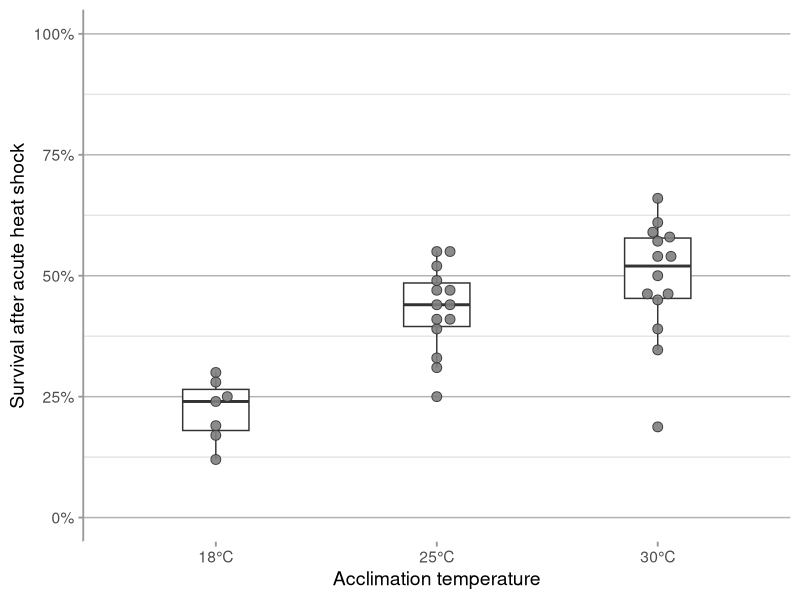
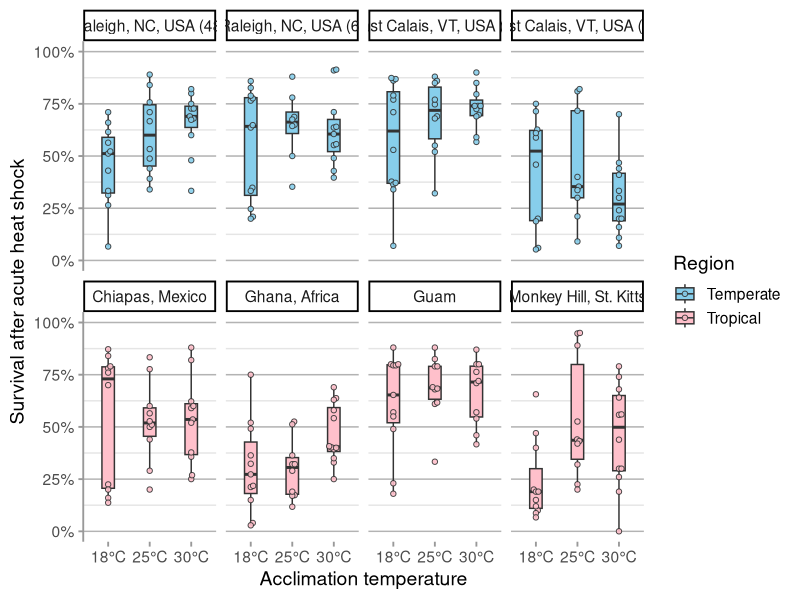
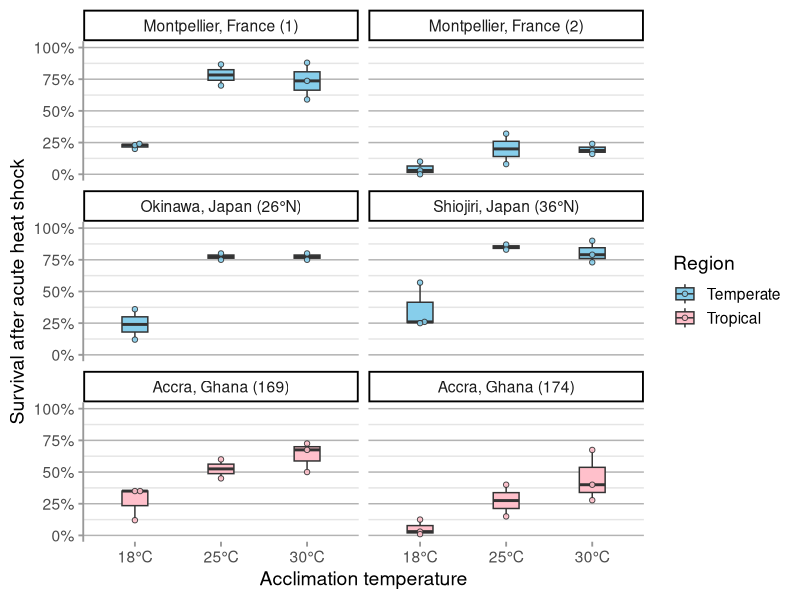
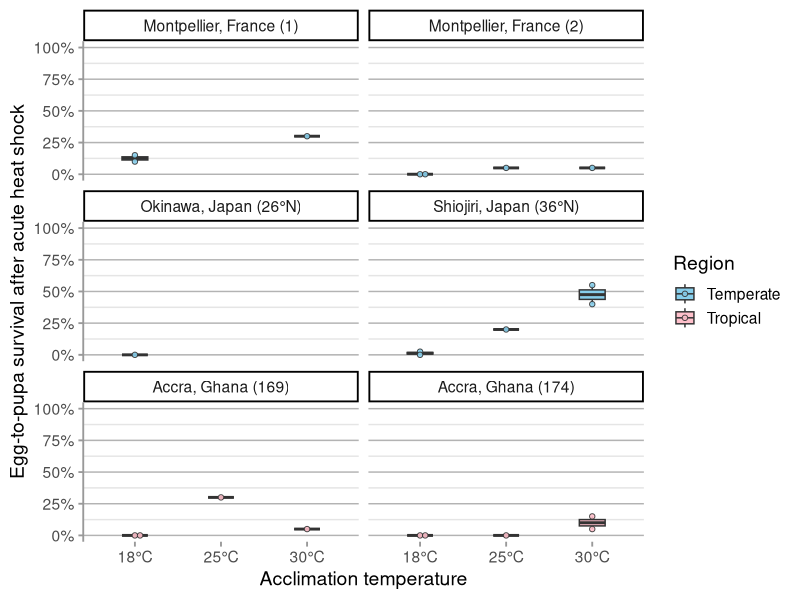
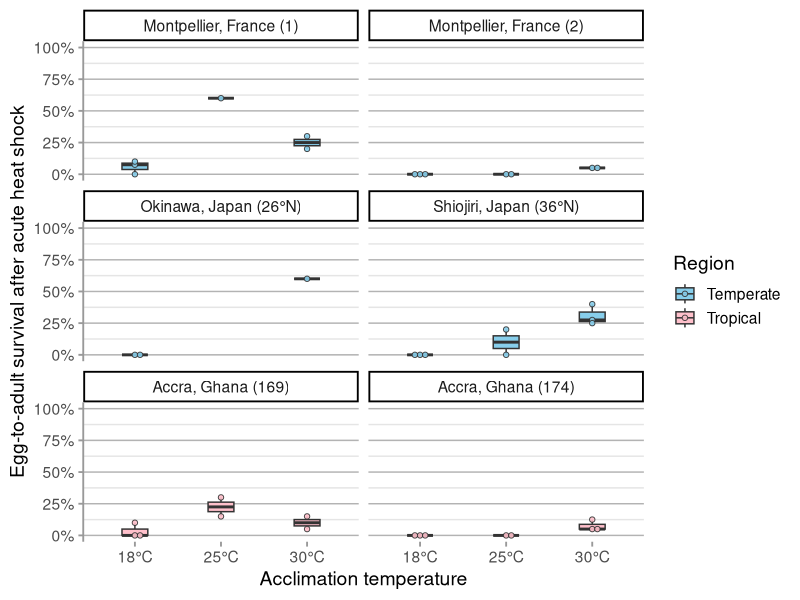
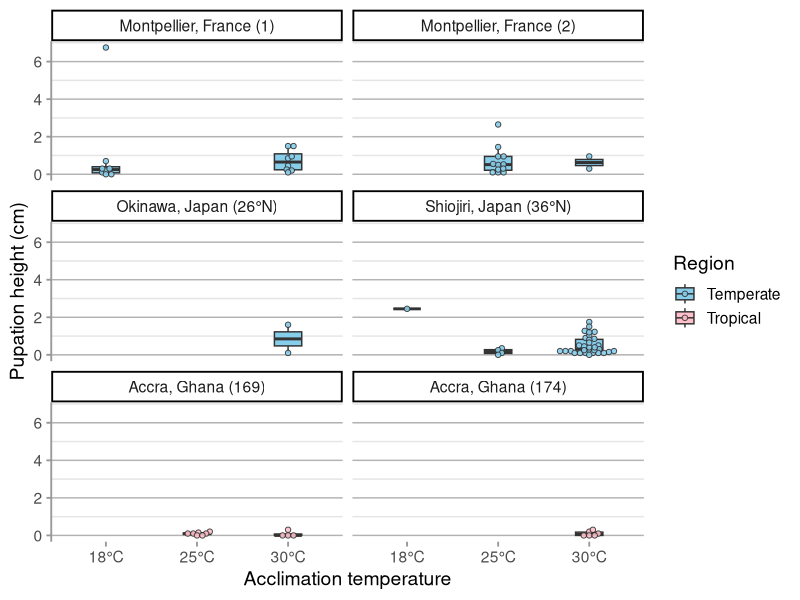
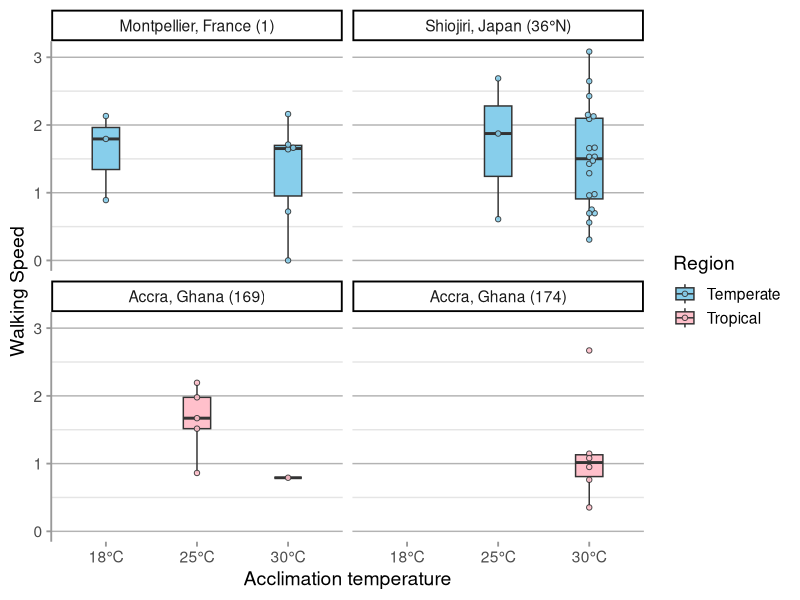
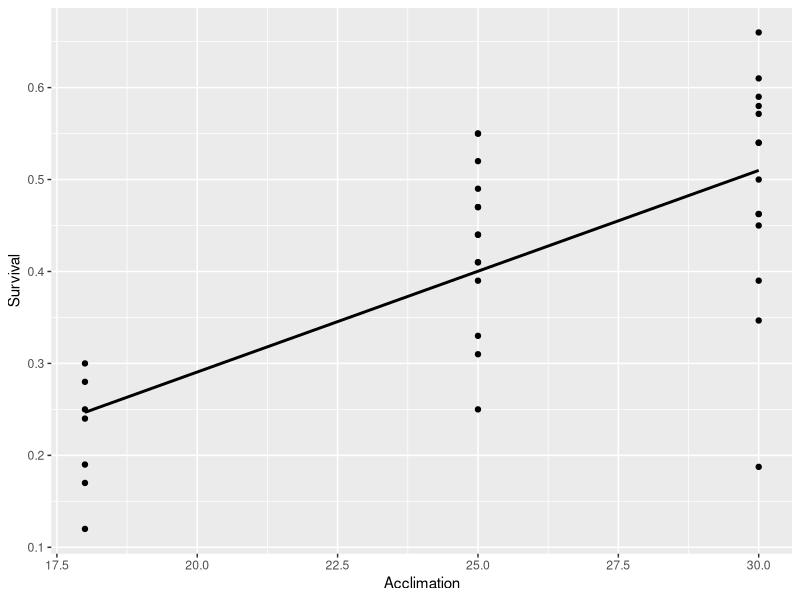

Source code (R) for these figures, in order:
## ---- chunk 1
# don't show echos, warnings, or messages
knitr::opts_chunk$set(echo = FALSE, 
                      warning = FALSE, 
                      message = FALSE,
                      comment = "")

# Load packages
require(tidyverse)
require(kableExtra)

# Load data
dat <- read_csv(here::here("data/raw/embryo_acc_pheno.csv"))
dat_new <- read_csv(here::here("data/raw/acclimation_survival_new_geno_summer_2022.csv"))
dat_ph <- read_csv(here::here("data/raw/acclimation_pupation_new_geno_summer_2022.csv"))
dat_ws <- read_csv(here::here("data/raw/acclimation_walking_speed_new_geno_summer_2022.csv"))
## ---- chunk 2
# Plot Canton S survival data
dat %>%
  filter(Genotype == "CantonS") %>%
  filter(Stage == "Early") %>%
  mutate(Acclimation = paste0(Acclimation, "°C")) %>%
  ggplot(aes(x = Acclimation,
             y = Survival*100)) +
  geom_boxplot(width = 0.3,
              color = "grey20",
              outlier.shape = NA) +
  ggbeeswarm::geom_beeswarm(size = 3,
                            cex = 2,
                            shape = 21,
                            fill = "grey50",
                            color = "grey20",
                            alpha = 0.9) +
  scale_y_continuous(name = "Survival after acute heat shock",
                     limits = c(0, 100),
                     labels = function(x) paste0(x, "%")) + 
  theme_classic(base_size = 14) +
  labs(x = "Acclimation temperature") +
  theme(axis.line.y = element_line(color = "grey60"),
        axis.line.x = element_line(color = "grey100"),
        axis.ticks = element_line(color = "grey60"),
        panel.grid.major.y = element_line(color = "grey70", 
                                          size = 0.5),
        panel.grid.minor.y = element_line(color = "grey90", 
                                          size = 0.5))

# Save two sizes
ggsave(here::here("output/figs/cantonS_survival.tiff"), 
       height = 4, width = 6)
ggsave(here::here("output/figs/cantonS_survival_small.tiff"), 
       height = 3.5, width = 5)
## ---- chunk 3
# Plot data for individual genotypes
dat %>% 
  filter(Genotype != "CantonS") %>%
  mutate(Genotype = factor(Genotype, 
                           levels = c("RFM 48", "RFM 6", 
                                      "VT 8", "VT 10", "Chiapas", 
                                       "Ghana", "Guam", "St. Kitts"))) %>%
  mutate(Genotype = recode(Genotype,
         "RFM 48" = "Raleigh, NC, USA (48)",
         "RFM 6" = "Raleigh, NC, USA (6)",
         "VT 8" = "East Calais, VT, USA (8)",
         "VT 10" = "East Calais, VT, USA (10)",
         "Chiapas" = "Chiapas, Mexico",
         "Ghana" = "Ghana, Africa",
         "St. Kitts" = "Monkey Hill, St. Kitts")) %>%
  filter(Stage == "Early") %>%
  mutate(Acclimation = paste0(Acclimation, "°C")) %>%
  ggplot(aes(x = Acclimation,
             y = Survival*100,
             fill = Region)) +
  geom_boxplot(width = 0.3,
               color = "grey20",
               outlier.shape = NA) +
  ggbeeswarm::geom_beeswarm(size = 1.5,
                            cex = 2,
                            shape = 21,
                            color = "grey20",
                            alpha = 0.9) +
  scale_y_continuous(name = "Survival after acute heat shock",
                     limits = c(0, 100),
                     labels = function(x) paste0(x, "%")) + 
  theme_classic(base_size = 14) +
  scale_fill_manual(values = c("skyblue", "pink")) +
  labs(x = "Acclimation temperature") +
  theme(axis.line.y = element_line(color = "grey60"),
        axis.line.x = element_line(color = "grey100"),
        axis.ticks = element_line(color = "grey60"),
        panel.grid.major.y = element_line(color = "grey70", 
                                          size = 0.5),
        panel.grid.minor.y = element_line(color = "grey90", 
                                          size = 0.5)) +
  facet_wrap(~ Genotype,
             nrow = 2)

# Save figure
ggsave(here::here("output/figs/na_genotypes_survival.tiff"), 
       height = 6, width = 10)
## ---- chunk 4
# # Diurnal variation in all these places
# bio <- read_csv("~/R/projects/ox_stress/exp_design/lockwood_lab_stocks_bioclim.csv")
# bio %>%
#   distinct(Locale, .keep_all = TRUE) %>%
#   select(Locale, bio2) %>%
#   mutate(Mean_Diurnal_Range = bio2/10)

# # Analyze results
# mod <- dat %>%
#   filter(Genotype == "CantonS") %>%
#   filter(Temp == 38.75) %>%
#   glm(Survival ~ Acclimation, 
#       weights = Number_Eggs,
#       family = quasibinomial,
#       data = .) 
# 
# summary(mod)
# broom::tidy(mod)
## ---- chunk 5
# New genotypes ----------------------------------------------------------------
dat_new %>% 
  mutate(Genotype = factor(Genotype,
                           levels = c("FRMO01", "FRMO02", "JPOK",
                                      "JPSC", "GH169", "GH174"))) %>%
  mutate(Genotype = recode(Genotype,
                           "FRMO01" = "Montpellier, France (1)",
                           "FRMO02" = "Montpellier, France (2)",
                           "JPOK" = "Okinawa, Japan (26°N)",
                           "JPSC" = "Shiojiri, Japan (36°N)",
                           "GH169" = "Accra, Ghana (169)",
                           "GH174" = "Accra, Ghana (174)")) %>%
  dplyr::filter(Stage == "Early") %>%
  mutate(Acclimation = paste0(Acclimation, "°C")) %>%
  ggplot(aes(x = Acclimation,
             y = N_Hatched/N_Eggs*100,
             fill = Region)) +
  geom_boxplot(width = 0.3,
               color = "grey20",
               outlier.shape = NA) +
  ggbeeswarm::geom_beeswarm(size = 1.5,
                            cex = 2,
                            shape = 21,
                            color = "grey20",
                            alpha = 0.9) +
  scale_y_continuous(name = "Survival after acute heat shock",
                     limits = c(0, 100),
                     labels = function(x) paste0(x, "%")) + 
  theme_classic(base_size = 14) +
  scale_fill_manual(values = c("skyblue", "pink")) +
  labs(x = "Acclimation temperature") +
  theme(axis.line.y = element_line(color = "grey60"),
        axis.line.x = element_line(color = "grey100"),
        axis.ticks = element_line(color = "grey60"),
        panel.grid.major.y = element_line(color = "grey70", 
                                          size = 0.5),
        panel.grid.minor.y = element_line(color = "grey90", 
                                          size = 0.5)) +
  facet_wrap(~ Genotype, nrow = 3) 

# Save figure
ggsave(here::here("output/figs/new_genotypes_survival.tiff"), 
       height = 6, width = 8)
## ---- chunk 6
# Egg-to-pupa survival
dat_new %>%
  mutate(Genotype = factor(Genotype,
                           levels = c("FRMO01", "FRMO02", "JPOK",
                                      "JPSC", "GH169", "GH174"))) %>%
  mutate(Genotype = recode(Genotype,
                           "FRMO01" = "Montpellier, France (1)",
                           "FRMO02" = "Montpellier, France (2)",
                           "JPOK" = "Okinawa, Japan (26°N)",
                           "JPSC" = "Shiojiri, Japan (36°N)",
                           "GH169" = "Accra, Ghana (169)",
                           "GH174" = "Accra, Ghana (174)")) %>%
  dplyr::filter(Stage == "Early") %>%
  mutate(Acclimation = paste0(Acclimation, "°C")) %>%
  ggplot(aes(x = Acclimation,
             y = N_Pupated/N_Eggs_for_Pupa_Adult*100,
             fill = Region)) +
  geom_boxplot(width = 0.3,
               color = "grey20",
               outlier.shape = NA) +
  ggbeeswarm::geom_beeswarm(size = 1.5,
                            cex = 2,
                            shape = 21,
                            color = "grey20",
                            alpha = 0.9) +
  scale_y_continuous(name = "Egg-to-pupa survival after acute heat shock",
                     limits = c(0, 100),
                     labels = function(x) paste0(x, "%")) + 
  theme_classic(base_size = 14) +
  scale_fill_manual(values = c("skyblue", "pink")) +
  labs(x = "Acclimation temperature") +
  theme(axis.line.y = element_line(color = "grey60"),
        axis.line.x = element_line(color = "grey100"),
        axis.ticks = element_line(color = "grey60"),
        panel.grid.major.y = element_line(color = "grey70", 
                                          size = 0.5),
        panel.grid.minor.y = element_line(color = "grey90", 
                                          size = 0.5)) +
  facet_wrap(~ Genotype, nrow = 3) 

# Save figure
ggsave(here::here("output/figs/new_genotypes_egg_to_pupa.tiff"), 
       height = 6, width = 8)
## ---- chunk 7
# Egg-to-adult survival
dat_new %>% 
  mutate(Genotype = factor(Genotype,
                           levels = c("FRMO01", "FRMO02", "JPOK",
                                      "JPSC", "GH169", "GH174"))) %>%
  mutate(Genotype = recode(Genotype,
                           "FRMO01" = "Montpellier, France (1)",
                           "FRMO02" = "Montpellier, France (2)",
                           "JPOK" = "Okinawa, Japan (26°N)",
                           "JPSC" = "Shiojiri, Japan (36°N)",
                           "GH169" = "Accra, Ghana (169)",
                           "GH174" = "Accra, Ghana (174)")) %>%
  dplyr::filter(Stage == "Early") %>%
  mutate(Acclimation = paste0(Acclimation, "°C")) %>%
  ggplot(aes(x = Acclimation,
             y = N_Eclosed/N_Eggs_for_Pupa_Adult*100,
             fill = Region)) +
  geom_boxplot(width = 0.3,
               color = "grey20",
               outlier.shape = NA) +
  ggbeeswarm::geom_beeswarm(size = 1.5,
                            cex = 2,
                            shape = 21,
                            color = "grey20",
                            alpha = 0.9) +
  scale_y_continuous(name = "Egg-to-adult survival after acute heat shock",
                     limits = c(0, 100),
                     labels = function(x) paste0(x, "%")) + 
  theme_classic(base_size = 14) +
  scale_fill_manual(values = c("skyblue", "pink")) +
  labs(x = "Acclimation temperature") +
  theme(axis.line.y = element_line(color = "grey60"),
        axis.line.x = element_line(color = "grey100"),
        axis.ticks = element_line(color = "grey60"),
        panel.grid.major.y = element_line(color = "grey70", 
                                          size = 0.5),
        panel.grid.minor.y = element_line(color = "grey90", 
                                          size = 0.5)) +
  facet_wrap(~ Genotype, nrow = 3) 

# Save figure
ggsave(here::here("output/figs/new_genotypes_egg_to_adult.tiff"), 
       height = 6, width = 8)
## ---- chunk 8
# Pupation height
dat_ph %>%
  mutate(Genotype = factor(Genotype,
                                levels = c("FRMO01", "FRMO02", "JPOK",
                                           "JPSC", "GH169", "GH174"))) %>%
  mutate(Genotype = recode(Genotype,
                           "FRMO01" = "Montpellier, France (1)",
                           "FRMO02" = "Montpellier, France (2)",
                           "JPOK" = "Okinawa, Japan (26°N)",
                           "JPSC" = "Shiojiri, Japan (36°N)",
                           "GH169" = "Accra, Ghana (169)",
                           "GH174" = "Accra, Ghana (174)")) %>%
  dplyr::filter(Stage == "Early") %>%
  mutate(Acclimation = paste0(Acclimation, "°C")) %>%
  ggplot(aes(x = Acclimation,
             y = Height,
             fill = Region)) +
  geom_boxplot(width = 0.3,
               color = "grey20",
               outlier.shape = NA) +
  ggbeeswarm::geom_beeswarm(size = 1.5,
                            cex = 2,
                            shape = 21,
                            color = "grey20",
                            alpha = 0.9) +
  scale_y_continuous(name = "Pupation height (cm)") +
  theme_classic(base_size = 14) +
  scale_fill_manual(values = c("skyblue", "pink")) +
  labs(x = "Acclimation temperature") +
  theme(axis.line.y = element_line(color = "grey60"),
        axis.line.x = element_line(color = "grey100"),
        axis.ticks = element_line(color = "grey60"),
        panel.grid.major.y = element_line(color = "grey70", 
                                          size = 0.5),
        panel.grid.minor.y = element_line(color = "grey90", 
                                          size = 0.5)) +
  facet_wrap(~ Genotype, nrow = 3) 

# Save figure
ggsave(here::here("output/figs/new_genotypes_pupation_height.tiff"), 
       height = 6, width = 8)
## ---- chunk 9
# Walking speed
dat_ws %>%
  mutate(Genotype = factor(Genotype,
                                levels = c("FRMO01", "FRMO02", "JPOK",
                                           "JPSC", "GH169", "GH174"))) %>%
  mutate(Genotype = recode(Genotype,
                           "FRMO01" = "Montpellier, France (1)",
                           "FRMO02" = "Montpellier, France (2)",
                           "JPOK" = "Okinawa, Japan (26°N)",
                           "JPSC" = "Shiojiri, Japan (36°N)",
                           "GH169" = "Accra, Ghana (169)",
                           "GH174" = "Accra, Ghana (174)")) %>%
  dplyr::filter(Stage == "Early") %>%
  mutate(Acclimation = paste0(Acclimation, "°C")) %>%
  ggplot(aes(x = Acclimation,
             y = Speed,
             fill = Region)) +
  geom_boxplot(width = 0.3,
               color = "grey20",
               outlier.shape = NA) +
  ggbeeswarm::geom_beeswarm(size = 1.5,
                            cex = 2,
                            shape = 21,
                            color = "grey20",
                            alpha = 0.9) +
  scale_y_continuous(name = "Walking Speed") +
  theme_classic(base_size = 14) +
  scale_fill_manual(values = c("skyblue", "pink")) +
  labs(x = "Acclimation temperature") +
  theme(axis.line.y = element_line(color = "grey60"),
        axis.line.x = element_line(color = "grey100"),
        axis.ticks = element_line(color = "grey60"),
        panel.grid.major.y = element_line(color = "grey70", 
                                          size = 0.5),
        panel.grid.minor.y = element_line(color = "grey90", 
                                          size = 0.5)) +
  facet_wrap(~ Genotype, nrow = 3) 

# Save figure
ggsave(here::here("output/figs/new_genotypes_walking_speed.tiff", 
                  height = 6, width = 8))
## ---- chunk 10
# Plot 
dat %>%
  filter(Genotype == "CantonS") %>%
  filter(Stage == "Early") %>%
  ggplot(aes(x = Acclimation,
                 y = Survival)) +
  geom_point() +
  geom_smooth(method = "lm",
              se = FALSE,
              color = "black",
              linetype = 1)
## ---- chunk 11
# # Linear model
# dat %>%
#   filter(Genotype == "CantonS") %>%
#   filter(Stage == "Early") %>%
#   lm(formula = Survival ~ Acclimation,
#      weights = Number_Eggs,
#      data = .) %>%
#   broom::tidy()
## ---- chunk 12
# Plot for new genotypes
dat_new %>% 
  mutate(Genotype = factor(Genotype,
                           levels = c("FRMO01", "FRMO02", "JPOK",
                                      "JPSC", "GH169", "GH174"))) %>%
  mutate(Genotype = recode(Genotype,
                           "FRMO01" = "Montpellier, France (1)",
                           "FRMO02" = "Montpellier, France (2)",
                           "JPOK" = "Okinawa, Japan (26°N)",
                           "JPSC" = "Shiojiri, Japan (36°N)",
                           "GH169" = "Accra, Ghana (169)",
                           "GH174" = "Accra, Ghana (174)")) %>%
  dplyr::filter(Stage == "Early") %>%
  ggplot(aes(x = Acclimation,
                 y = N_Hatched/N_Eggs)) +
  geom_point() +
  geom_smooth(method = "lm",
              se = FALSE,
              color = "black",
              linetype = 1) +
  facet_wrap(~Genotype)
## ---- chunk 13
# # Linear model for all genotypes
# dat_new %>%
#   group_by(Genotype) %>%
#   nest() %>%
#   mutate(fit = map(data, 
#                    ~lm(N_Hatched/N_Eggs ~ Acclimation, 
#                        weights = N_Eggs, 
#                        data = .))) %>%
#   mutate(tidy = broom::tidy(fit)) 
